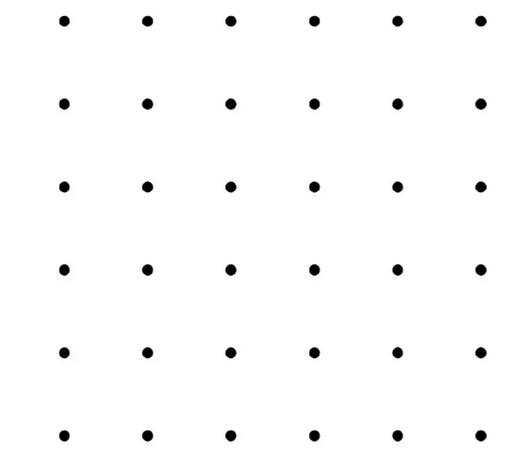
#> input picture test images/dots.png, 520 x 463 px, found by its file name
$ python jpeg2Gcode_liftoffeverymove.py   (older library calls are emulated)
#> lines starting #> are read from the running program, lines starting #| are printed output that depends on the picture
import cv2
import numpy as np
import sys
import math

print(sys.setrecursionlimit(3000))

def distance(a, b):
    return math.sqrt((a[0] - b[0]) ** 2 + (a[1] - b[1]) ** 2)

def gen_lift_pen_line(lift_height, feed_rate):
    return f'G1 Z{lift_height:.2f} F{feed_rate:.2f}'

def gen_lower_pen_line(depth, feed_rate):
    return f'G1 Z{-depth:.2f} F{feed_rate:.2f}'

def gen_move_to_loc_line(x, y):
    return f'G0 X{x:.2f} Y{y:.2f}'

def fill(x, y, pixels_to_draw, output_blob, h, w):
    if (x, y) not in pixels_to_draw:
        return
    else:
        output_blob.append((x, y))
        pixels_to_draw.remove((x, y))
        neighbours = [(x-1,y),(x+1,y),(x-1,y-1),(x+1,y+1),(x-1,y+1),(x+1,y-1),(x,y-1),(x,y+1)]
        for n in neighbours:
            fill(n[0], n[1], pixels_to_draw, output_blob, h, w)

def image_to_gcode(image, filename, max_depth=2.0, feed_rate=1000, lift_height=5, max_distance=100, edge_threshold=30, scale_x=1, scale_y=1, pen_thickness=1):
    _, width = image.shape
    gcode_lines = []

    gcode_lines.append("(G-code output for Universal Robots' Remote TCP & Toolpath URCap)")
    gcode_lines.append("(UR Toolpath Generator Version : 1.0)")
    gcode_lines.append("%PM0")
    gcode_lines.append("N10 G21 G90")

    x, y, w, h = 0, 0, image.shape[1], image.shape[0]

    pixels_to_draw = []
    for yy in range(y, y + h):
        for xx in range(x, x + w):
            if image[yy - y, xx - x] > edge_threshold:
                pixels_to_draw.append((xx, yy))

    print("Number of pixels = ", len(pixels_to_draw))
    blobs = []
    while pixels_to_draw:
        blob = []
        fill(pixels_to_draw[0][0], pixels_to_draw[0][1], pixels_to_draw, blob, width, h)
        blobs.append(blob)

    gcode_lines.append(gen_lift_pen_line(lift_height, feed_rate))
    pen_lifted = False

    print("Number of Blobs = ", len(blobs))
    prev_point = None
    for blob in blobs:
        first_point = blob[0]
        fp_x = first_point[0]
        fp_y = first_point[1]

        x_gcode = fp_x / width * 100 * scale_x
        y_gcode = fp_y / h * 100 * scale_y
        depth = max_depth * (1 - image[fp_y - y, fp_x - x] / 255)

        if prev_point is not None:
            if distance(prev_point, (x_gcode, y_gcode)) > max_distance:
                gcode_lines.append(gen_lift_pen_line(lift_height, feed_rate))
                pen_lifted = True

        if pen_lifted:
            gcode_lines.append(gen_move_to_loc_line(x_gcode, y_gcode))
            gcode_lines.append(gen_lower_pen_line(depth, feed_rate))
            pen_lifted = False

        # for each pixel
        for pixel in blob:
            px_x = pixel[0]
            px_y = pixel[1]
            x_gcode = px_x / width * 100 * scale_x
            y_gcode = px_y / h * 100 * scale_y
            depth = max_depth * (1 - image[px_y - y, px_x - x] / 255)

            if prev_point is not None:
                if distance(prev_point, (x_gcode, y_gcode)) > pen_thickness:
                    # move pen to point
                    gcode_lines.append(gen_move_to_loc_line(x_gcode, y_gcode))

            prev_point = (x_gcode, y_gcode)

        # lift pen
        gcode_lines.append(gen_lift_pen_line(lift_height, feed_rate))
        pen_lifted = True

    with open(filename, "w") as f:
        f.write("\n".join(gcode_lines))

#####

# Load the image file
image_path = "/home/antonio/Desktop/python scripts/robot club/Jpeg2Gcode/test images/dots.png"  ######################### Change this to the path of your image file png or jpeg
image = cv2.imread(image_path)
#> image is the input picture: shape (463, 520, 3); mean B, G, R 251.4, 251.4, 251.4

# Check if the image is valid
if image is None:
    print("Error: Image file not found or not valid.")
    sys.exit(1)

# Convert to grayscale
gray_image = cv2.cvtColor(image, cv2.COLOR_BGR2GRAY)

# Apply Sobel edge extraction to the image
sobel_x = cv2.Sobel(gray_image, cv2.CV_64F, 1, 0, ksize=5)
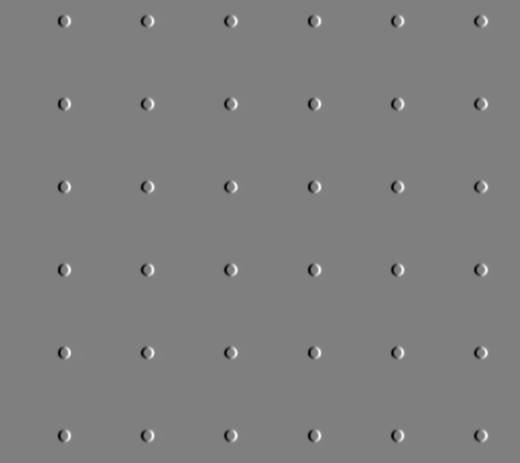
#> sobel_x: shape (463, 520) float64; min -12106, max 12039, mean 0; drawn with min black and max white
sobel_y = cv2.Sobel(gray_image, cv2.CV_64F, 0, 1, ksize=5)
sobel_edges = cv2.magnitude(sobel_x, sobel_y)
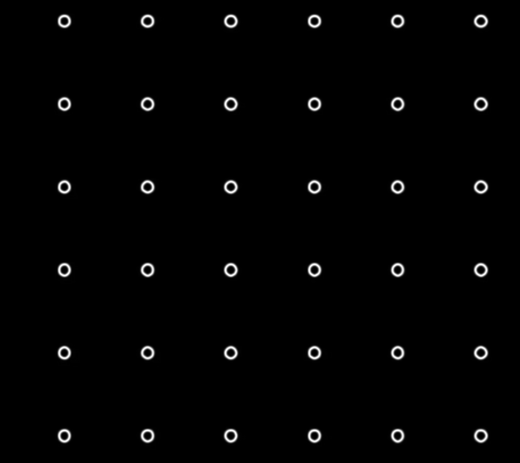
#> sobel_edges: shape (463, 520) float64; min 0, max 12141.3, mean 164.6; drawn with min black and max white
sobel_edges = cv2.normalize(sobel_edges, None, 0, 255, cv2.NORM_MINMAX, cv2.CV_8U)

################# Modify the values below to determine the working area as well as the pen thicknes. the pen thickness determines how we merge the lines.
# Define your scaling factors and pen thickness here
scale_x = 1
scale_y = 1
pen_thickness = 5
#################
image_to_gcode(sobel_edges, "GCODE.nc", scale_x=scale_x, scale_y=scale_y, pen_thickness=pen_thickness)
#| Number of pixels =  5406
#| Number of Blobs =  36
print("G-code saved as GCODE.nc")
